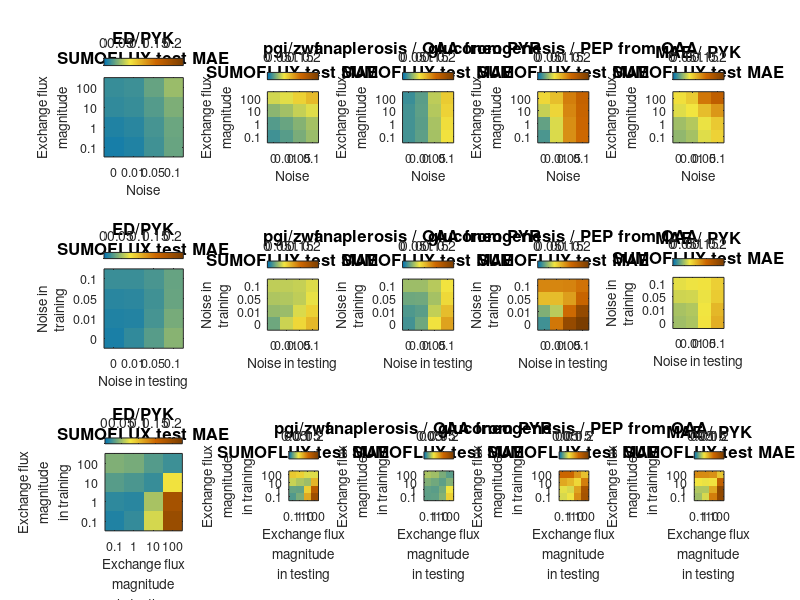

The MATLAB script that drew this image: (Note: this script raises an error after producing the figure.)
if exist('SUMOFLUXfig3figS6.mat', 'file')
    load('SUMOFLUXfig3figS6')
else
    disp 'Figure 3 data not found (file 'SUMOFLUXfig3figS6.mat')'
    return;
end



%find the maximum value
maxVal = 0;
for i=1:length(MAEnoise_exch_cell)
    if max(max(MAEnoise_exch_cell{i}))>maxVal
            maxVal = max(max(MAEnoise_exch_cell{i}));
    end
end
for i=1:length(MAEnoise_train_test)
    if max(max(MAEnoise_train_test{i}))>maxVal
            maxVal = max(max(MAEnoise_train_test{i}));
    end
end
for i=1:length(MAEnoise_exch_cell)
    if max(max(MAEnoise_exch_cell{i}))>maxVal
            maxVal = max(max(MAEnoise_exch_cell{i}));
    end
end

figure;
fsize = 10;
subplotidx = 1;

for maei = 1:3
    
    switch maei
        case 1
            MAEcell = MAEnoise_exch_cell;
            curxlabel = 'Noise';
            curxtick = noiseVEC;
            curylabel = {'Exchange flux' 'magnitude'};
            curytick = exchVEC; 
        case 2
            MAEcell = MAEnoise_train_test;
            curxlabel = 'Noise in testing';
            curxtick = noiseVEC;
            curylabel = {'Noise in' 'training'};
            curytick = noiseVEC;
        case 3
            MAEcell = MAEexch_train_test;
            curxlabel = {'Exchange flux' 'magnitude' 'in testing'};
            curxtick = exchVEC;
            curylabel = {'Exchange flux' 'magnitude' 'in training'};
            curytick = exchVEC;
    end

    for target_idx = 1:length(targets) 

        tagFR = targets{target_idx};

        MAEnoise_exch = MAEcell{target_idx};

        subplot(3,5,subplotidx)
        imagesc(MAEnoise_exch);
        axis xy

        set(gca, 'XTick',(1:length(curxtick)));
        set(gca, 'XTickLabel', curxtick);
        set(gca, 'YTick', (1:length(curytick)));
        set(gca, 'YTickLabel', curytick);
        xlabel(curxlabel, 'fontSize', fsize);
        ylabel(curylabel, 'fontSize', fsize);
        set(gca, 'fontSize', fsize-1);
        axis square
        title({tagFR 'SUMOFLUX test MAE'}, 'fontSize', fsize+2);

%         if max(max(MAEnoise_exch))>maxVal
%             maxVal = max(max(MAEnoise_exch));
%         end
        maxErr = 0.15;
        if maxVal>maxErr
            zeroPoint = round(256 * (maxErr/maxVal));

            T = [0 0.45 0.7; 0.95 0.9 0.25; 0.8 0.4 0];
            x = [0 0.5 1];
            map = interp1(x, T, linspace(0,1,zeroPoint));

            T = [0.8 0.4 0; 0 0 0];
            x = [0 1];
            redtoblackmap = interp1(x, T, linspace(0,1,round(256 * (1-maxErr))));

            cmap = zeros(256,3); % Initialize
            cmap(1:zeroPoint, :) = map; %green to red between 0 and 0.15
            cmap(zeroPoint+1:end, :) = redtoblackmap(1:256-zeroPoint,:); % red to black otherwise
            colormap(cmap);
            caxis([0 maxVal]);
        else
            T = [0 0.45 0.7; 0.95 0.9 0.25; 0.8 0.4 0];
            x = [0 0.5 1];
            map = interp1(x, T, linspace(0,1,255));
            colormap(map);
            caxis([0 0.15]);
        end
        colorbar('northoutside')
        subplotidx = subplotidx + 1;
    end
 end
    

suptitle('Figure 3')


%%%%%%%%%%%%%%%%%%%%%%%%%%%%%%%%%%%%%%%%%%%%%%%%%%%%%%%%%%%%%%%%%%%%%%%%%%
%%%%%%%%%%%%%%%%%%%%%%%%%%%%%%%%%%%%%%%%%%%%%%%%%%%%%%%%%%%%%%%%%%%%%%%%%%
% plot figure S6

fsize = 8;
figure;
idx = 1;
%compare histograms with WIlcoxon Mann Whitney rank sum test
    WMWp = zeros(size(rfTestPredictionMalicEnzyme_noise));
    edgesstep = 0.05;
    edges = [0:edgesstep:1];
    for i=1:size(rfTestPredictionMalicEnzyme_noise,1)
        hmain = histc(rfTestPredictionMalicEnzyme_noise{i, i}, edges);
        for j=1:size(rfTestPredictionMalicEnzyme_noise,2)
            hcur = histc(rfTestPredictionMalicEnzyme_noise{i,j}, edges);
            WMWp(i,j) = ranksum(rfTestPredictionMalicEnzyme_noise{i,j},...
                                rfTestPredictionMalicEnzyme_noise{i,i},'alpha',0.01,'tail','right');
                             
            
            spi(j) = subplot(4,4,idx);
            bar(edges+edgesstep/2, hcur, 'FaceColor',[.3 .3 .3])
            
            idx = idx+1;
            axis square
            title(sprintf('WMWp = %.2f', WMWp(i,j)))
            xlim([0 1])
            if j==1
                ylabel(sprintf('Noise in training %.2f', noiseVEC(i)))
            end
            if i==4
                xlabel(sprintf('Noise in testing %.2f', noiseVEC(j)))
            end
        end
        linkaxes([spi(i), spi(setdiff([1:4],i))])
    end
suptitle('Figure S6a')


fsize = 8;
figure;
idx = 1;
%compare histograms with WIlcoxon Mann Whitney rank sum test
    WMWp = zeros(size(rfTestPredictionMalicEnzyme_exchange));
    edgesstep = 0.05;
    edges = [0:edgesstep:1];
    for i=1:size(rfTestPredictionMalicEnzyme_exchange,1)
        hmain = histc(rfTestPredictionMalicEnzyme_exchange{i, i}, edges);
        for j=1:size(rfTestPredictionMalicEnzyme_exchange,2)
            hcur = histc(rfTestPredictionMalicEnzyme_exchange{i,j}, edges);
            WMWp(i,j) = ranksum(rfTestPredictionMalicEnzyme_exchange{i,j},...
                                rfTestPredictionMalicEnzyme_exchange{i,i},'alpha',0.01,'tail','right');
                             
            
            spi(j) = subplot(4,4,idx);
            bar(edges+edgesstep/2, hcur, 'FaceColor',[.3 .3 .3])
            
            idx = idx+1;
            axis square
            title(sprintf('WMW p = %.2f', WMWp(i,j)))
            xlim([0 1])
            if j==1
                ylabel(sprintf('Exchange in training %.2f', exchVEC(i)))
            end
            if i==4
                xlabel(sprintf('Exchange in testing %.2f', exchVEC(j)))
            end
        end
        linkaxes([spi(i), spi(setdiff([1:4],i))])
    end
suptitle('Figure S6b')
